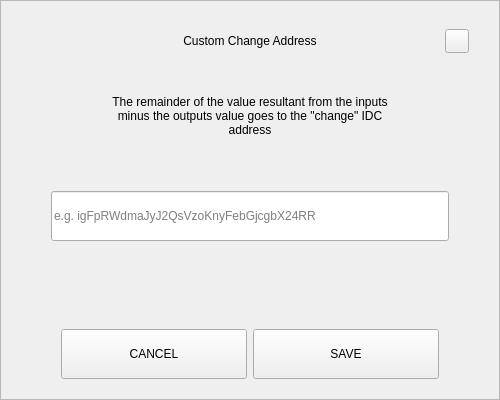
<?xml version="1.0" encoding="UTF-8"?>
<ui version="4.0">
 <class>SendChangeAddressDialog</class>
 <widget class="QDialog" name="SendChangeAddressDialog">
  <property name="geometry">
   <rect>
    <x>0</x>
    <y>0</y>
    <width>500</width>
    <height>400</height>
   </rect>
  </property>
  <property name="windowTitle">
   <string>Dialog</string>
  </property>
  <layout class="QVBoxLayout" name="verticalLayout">
   <property name="spacing">
    <number>0</number>
   </property>
   <property name="leftMargin">
    <number>0</number>
   </property>
   <property name="topMargin">
    <number>0</number>
   </property>
   <property name="rightMargin">
    <number>0</number>
   </property>
   <property name="bottomMargin">
    <number>0</number>
   </property>
   <item>
    <widget class="QFrame" name="frame">
     <property name="styleSheet">
      <string notr="true"/>
     </property>
     <property name="frameShape">
      <enum>QFrame::StyledPanel</enum>
     </property>
     <property name="frameShadow">
      <enum>QFrame::Raised</enum>
     </property>
     <layout class="QVBoxLayout" name="verticalLayout_2" stretch="0,0,0,0,0,0,0">
      <property name="spacing">
       <number>0</number>
      </property>
      <property name="leftMargin">
       <number>30</number>
      </property>
      <property name="topMargin">
       <number>20</number>
      </property>
      <property name="rightMargin">
       <number>30</number>
      </property>
      <property name="bottomMargin">
       <number>20</number>
      </property>
      <item>
       <layout class="QHBoxLayout" name="horizontalLayout_3">
        <property name="spacing">
         <number>0</number>
        </property>
        <item>
         <spacer name="horizontalSpacer_2">
          <property name="orientation">
           <enum>Qt::Horizontal</enum>
          </property>
          <property name="sizeHint" stdset="0">
           <size>
            <width>40</width>
            <height>20</height>
           </size>
          </property>
         </spacer>
        </item>
        <item>
         <widget class="QLabel" name="labelTitle">
          <property name="minimumSize">
           <size>
            <width>0</width>
            <height>40</height>
           </size>
          </property>
          <property name="maximumSize">
           <size>
            <width>16777215</width>
            <height>40</height>
           </size>
          </property>
          <property name="styleSheet">
           <string notr="true">padding-left:24px;</string>
          </property>
          <property name="text">
           <string>Custom Change Address</string>
          </property>
          <property name="alignment">
           <set>Qt::AlignCenter</set>
          </property>
          <property name="margin">
           <number>7</number>
          </property>
         </widget>
        </item>
        <item>
         <spacer name="horizontalSpacer">
          <property name="orientation">
           <enum>Qt::Horizontal</enum>
          </property>
          <property name="sizeHint" stdset="0">
           <size>
            <width>40</width>
            <height>20</height>
           </size>
          </property>
         </spacer>
        </item>
        <item>
         <widget class="QPushButton" name="btnEsc">
          <property name="minimumSize">
           <size>
            <width>24</width>
            <height>24</height>
           </size>
          </property>
          <property name="maximumSize">
           <size>
            <width>24</width>
            <height>24</height>
           </size>
          </property>
          <property name="focusPolicy">
           <enum>Qt::NoFocus</enum>
          </property>
          <property name="text">
           <string/>
          </property>
         </widget>
        </item>
       </layout>
      </item>
      <item>
       <spacer name="verticalSpacer_2">
        <property name="orientation">
         <enum>Qt::Vertical</enum>
        </property>
        <property name="sizeType">
         <enum>QSizePolicy::Minimum</enum>
        </property>
        <property name="sizeHint" stdset="0">
         <size>
          <width>20</width>
          <height>20</height>
         </size>
        </property>
       </spacer>
      </item>
      <item alignment="Qt::AlignHCenter">
       <widget class="QLabel" name="labelMessage">
        <property name="minimumSize">
         <size>
          <width>0</width>
          <height>70</height>
         </size>
        </property>
        <property name="text">
         <string>The remainder of the value resultant from the inputs minus the outputs value goes to the &quot;change&quot; IDC address</string>
        </property>
        <property name="alignment">
         <set>Qt::AlignCenter</set>
        </property>
        <property name="wordWrap">
         <bool>true</bool>
        </property>
       </widget>
      </item>
      <item>
       <spacer name="verticalSpacer_3">
        <property name="orientation">
         <enum>Qt::Vertical</enum>
        </property>
        <property name="sizeType">
         <enum>QSizePolicy::Minimum</enum>
        </property>
        <property name="sizeHint" stdset="0">
         <size>
          <width>20</width>
          <height>40</height>
         </size>
        </property>
       </spacer>
      </item>
      <item>
       <layout class="QHBoxLayout" name="horizontalLayout_2">
        <property name="spacing">
         <number>0</number>
        </property>
        <property name="leftMargin">
         <number>20</number>
        </property>
        <property name="rightMargin">
         <number>20</number>
        </property>
        <item>
         <widget class="QLineEdit" name="lineEditAddress">
          <property name="minimumSize">
           <size>
            <width>0</width>
            <height>50</height>
           </size>
          </property>
          <property name="placeholderText">
           <string notr="true">e.g. igFpRWdmaJyJ2QsVzoKnyFebGjcgbX24RR</string>
          </property>
         </widget>
        </item>
       </layout>
      </item>
      <item>
       <spacer name="verticalSpacer">
        <property name="orientation">
         <enum>Qt::Vertical</enum>
        </property>
        <property name="sizeHint" stdset="0">
         <size>
          <width>20</width>
          <height>40</height>
         </size>
        </property>
       </spacer>
      </item>
      <item>
       <layout class="QHBoxLayout" name="horizontalLayout" stretch="2,2">
        <property name="spacing">
         <number>6</number>
        </property>
        <property name="leftMargin">
         <number>30</number>
        </property>
        <property name="rightMargin">
         <number>30</number>
        </property>
        <item>
         <widget class="QPushButton" name="btnCancel">
          <property name="minimumSize">
           <size>
            <width>180</width>
            <height>50</height>
           </size>
          </property>
          <property name="focusPolicy">
           <enum>Qt::NoFocus</enum>
          </property>
          <property name="text">
           <string>CANCEL</string>
          </property>
         </widget>
        </item>
        <item>
         <widget class="QPushButton" name="btnSave">
          <property name="minimumSize">
           <size>
            <width>180</width>
            <height>50</height>
           </size>
          </property>
          <property name="focusPolicy">
           <enum>Qt::NoFocus</enum>
          </property>
          <property name="text">
           <string>SAVE</string>
          </property>
         </widget>
        </item>
       </layout>
      </item>
     </layout>
    </widget>
   </item>
  </layout>
 </widget>
 <resources/>
 <connections/>
</ui>
